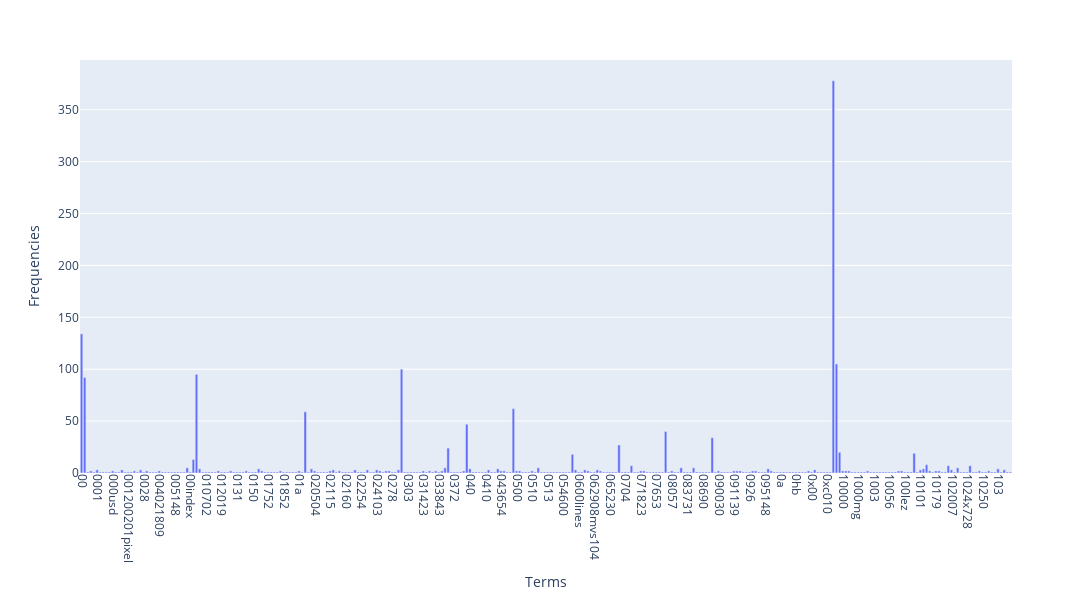

Notebook source saved alongside this figure:
### Markdown cell above
### >>> **Exercise 12 (take home):**
If you want a nicer interactive visualization here, I would encourage you try to install and use plotly to achieve this.

### Code cell
# Answer here
import plotly.express as px

fig = px.bar(
    x=count_vect.get_feature_names_out()[:300],
    y=term_frequencies[:300],
    labels={'x': 'Terms', 'y': 'Frequencies'}
)

fig.update_layout(
    xaxis_tickangle=90,
    width=1200,
    height=600
)

### Figure 1 — Plotly figure (JSON) as saved in the notebook; plotly's stock layout.template omitted (floating-point values rounded to 4 significant figures; data arrays with more than 128 entries replaced by an {"elided": "..."} marker saying what was removed)
{"data": [{"alignmentgroup": "True", "hovertemplate": "Terms=%{x}<br>Frequencies=%{y}<extra></extra>", "legendgroup": "", "marker": {"color": "#636efa", "pattern": {"shape": ""}}, "name": "", "offsetgroup": "", "orientation": "v", "showlegend": false, "textposition": "auto", "type": "bar", "x": {"elided": "300 str values"}, "xaxis": "x", "y": {"elided": "300 int values"}, "yaxis": "y"}], "layout": {"barmode": "relative", "height": 600, "legend": {"tracegroupgap": 0}, "margin": {"t": 60}, "width": 1200, "xaxis": {"anchor": "y", "domain": [0, 1], "tickangle": 90, "title": {"text": "Terms"}}, "yaxis": {"anchor": "x", "domain": [0, 1], "title": {"text": "Frequencies"}}}}
